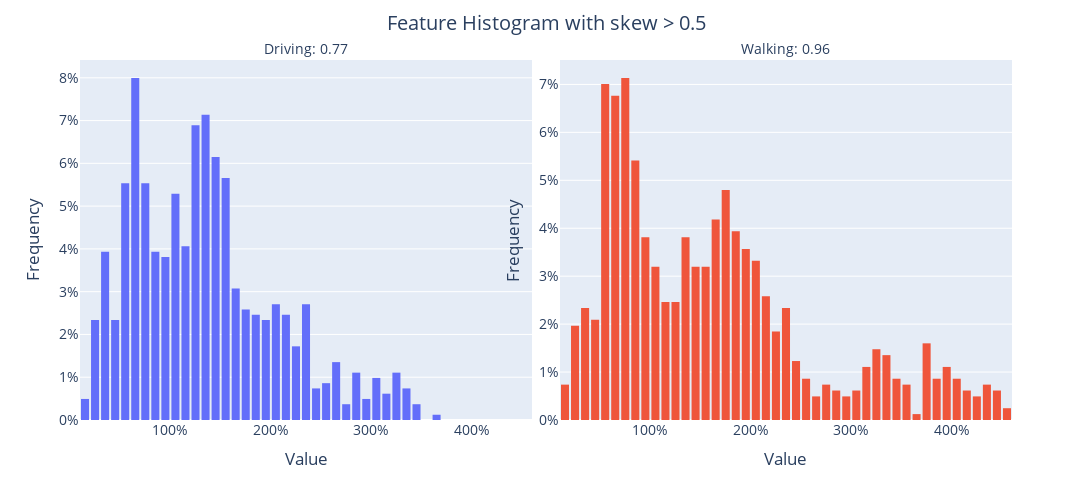

Source (notebook cell):
### Code cell
fig = px.histogram(
    data_frame=df,
    x=skewed_cols,
    histnorm="percent",
    nbins=50,
    facet_col="variable",
    facet_col_wrap=2,
    facet_col_spacing=0.03,
    width=600 * len(skewed_cols),
    height=PLOT_HEIGHT * len(skewed_cols) / 2,
)
fig.update_layout(
    showlegend=False,
    bargap=0.2,
    title_text="Feature Histogram with skew > 0.5",
    title_x=0.5,
    font_size=14,
)
fig.update_xaxes(
    title_text="Value", position=0.5, ticksuffix="%", rangeselector_font_size=14
)
fig.update_yaxes(
    title_text="Frequency",
    matches=None,
    showticklabels=True,
    ticksuffix="%",
    tickfont_size=14,
)
fig.for_each_annotation(
    lambda a: a.update(
        text=f'{a.text.split("=")[-1].title()}: {np.abs(df[a.text.split("=")[-1]].skew()):.2f}'
    )
)

fig.show()
fig.write_image("../plots/Skewed Features (Histogram)(Apple).png")

### Figure 1 — Plotly figure (JSON) as saved in the notebook; plotly's stock layout.template omitted (floating-point values rounded to 4 significant figures; data arrays with more than 128 entries replaced by an {"elided": "..."} marker saying what was removed)
{"data": [{"alignmentgroup": "True", "bingroup": "x", "histnorm": "percent", "hovertemplate": "variable=driving<br>value=%{x}<br>percent=%{y}<extra></extra>", "legendgroup": "driving", "marker": {"color": "#636efa", "pattern": {"shape": ""}}, "name": "driving", "nbinsx": 50, "offsetgroup": "driving", "orientation": "v", "showlegend": true, "type": "histogram", "x": {"elided": "813 float values"}, "xaxis": "x", "yaxis": "y"}, {"alignmentgroup": "True", "bingroup": "x", "histnorm": "percent", "hovertemplate": "variable=walking<br>value=%{x}<br>percent=%{y}<extra></extra>", "legendgroup": "walking", "marker": {"color": "#EF553B", "pattern": {"shape": ""}}, "name": "walking", "nbinsx": 50, "offsetgroup": "walking", "orientation": "v", "showlegend": true, "type": "histogram", "x": {"elided": "813 float values"}, "xaxis": "x2", "yaxis": "y2"}], "layout": {"annotations": [{"font": {}, "showarrow": false, "text": "Driving: 0.77", "x": 0.2425, "xanchor": "center", "xref": "paper", "y": 1, "yanchor": "bottom", "yref": "paper"}, {"font": {}, "showarrow": false, "text": "Walking: 0.96", "x": 0.7575, "xanchor": "center", "xref": "paper", "y": 1, "yanchor": "bottom", "yref": "paper"}], "bargap": 0.2, "barmode": "relative", "font": {"size": 14}, "height": 500, "legend": {"title": {"text": "variable"}, "tracegroupgap": 0}, "margin": {"t": 60}, "showlegend": false, "title": {"text": "Feature Histogram with skew > 0.5", "x": 0.5}, "width": 1200, "xaxis": {"anchor": "y", "domain": [0, 0.485], "position": 0.5, "rangeselector": {"font": {"size": 14}}, "ticksuffix": "%", "title": {"text": "Value"}}, "xaxis2": {"anchor": "y2", "domain": [0.515, 1], "matches": "x", "position": 0.5, "rangeselector": {"font": {"size": 14}}, "ticksuffix": "%", "title": {"text": "Value"}}, "yaxis": {"anchor": "x", "domain": [0, 1], "showticklabels": true, "tickfont": {"size": 14}, "ticksuffix": "%", "title": {"text": "Frequency"}}, "yaxis2": {"anchor": "x2", "domain": [0, 1], "showticklabels": true, "tickfont": {"size": 14}, "ticksuffix": "%", "title": {"text": "Frequency"}}}}
